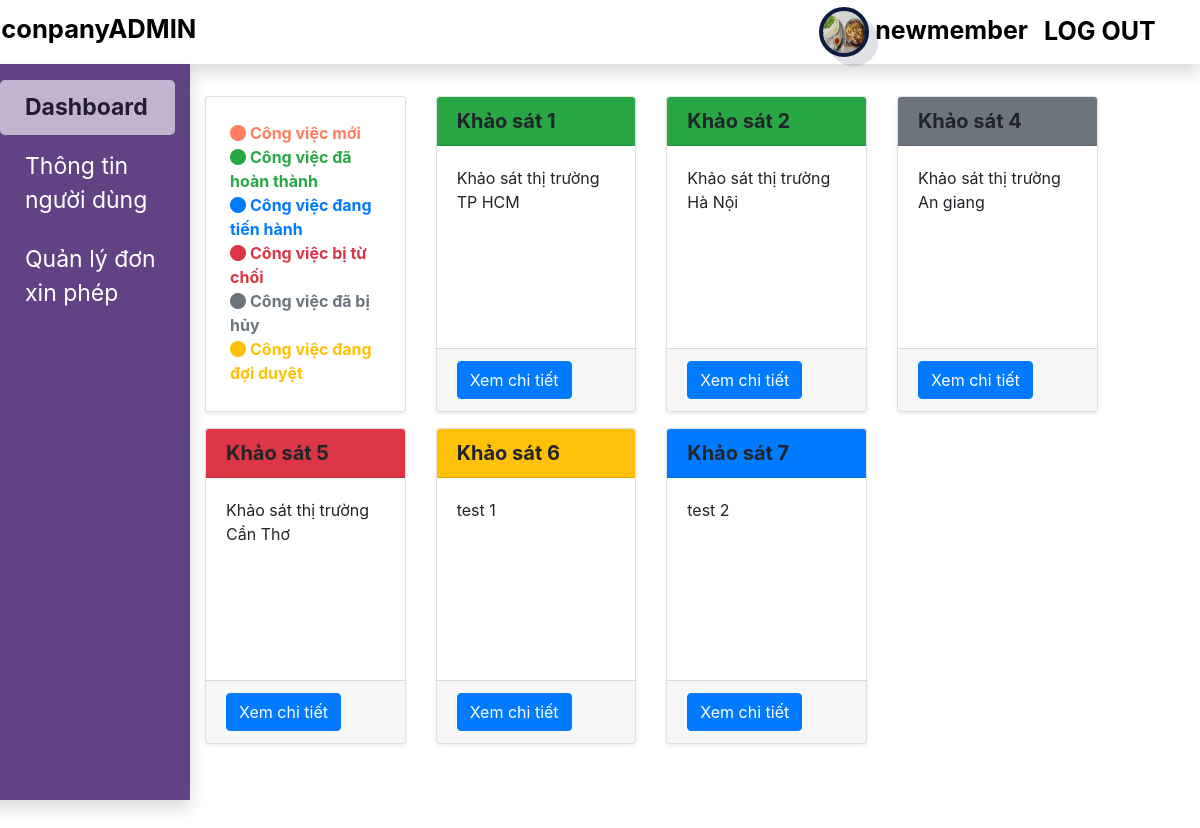
The page /?page=dashboard (signed in) on the database its author committed.
### tables this page shows
CREATE TABLE `task` (
  `id` int(11) NOT NULL,
  `name` varchar(255) NOT NULL,
  `user_id` int(11) NOT NULL,
  `status` varchar(50) NOT NULL,
  `description` mediumtext NOT NULL,
  `summary` varchar(1000) NOT NULL,
  `creation_time` datetime NOT NULL DEFAULT current_timestamp() ON UPDATE current_timestamp(),
  `end_time` datetime NOT NULL,
  `department_id` int(11) NOT NULL,
  `user_created` int(11) NOT NULL
);

### model/database.php (called while the page is built, shortened)
<?php
    class database {
        private $sql, $db, $sth;
        function database(){
            $this->db = new mysqli('localhost', 'root', '', 'company1');
        }
        function setSQL($sql_string){
            $this->sql = $sql_string;
        }
        function execute(){
            $this->sth = $this->db->prepare($this->sql);
            $this->sth->execute();
            $this->sth = $this->sth->get_result();
            return $this->sth->num_rows;
        }
        function loadAllRow(){
            return $this->sth->fetch_all(MYSQLI_ASSOC);
        }
    }
?>

### model/xl_nguoi_dung.php (called while the page is built, shortened)
<?php
    include_once('./model/database.php');
    class xl_nguoi_dung extends database{
        function hien_thi_thong_tin_user_theo_department_id ($department_id) {
            $string_sql = "SELECT * FROM `users` WHERE `department_id` = $department_id";
            $this->execute();
            $result = $this->loadAllRow();
            return $result;
        }
    }
?>

### model/xl_task.php (called while the page is built, shortened)
<?php
    include_once('./model/database.php');
    class xl_task extends database {
        function hien_thi_cong_viec_theo_user_id ($us_id) {
            $str_sql = "SELECT * FROM task WHERE user_id = $us_id";
            $this->execute();
            $result = $this->loadAllRow();
            return $result;
        }
    }
?>

### lib/function_support.php (the view, shortened to what this page needs)
<?php
    function encrypt($string){
        $number = 2;
        $new_string = $string;
        for($i = 0; $i < $number; $i++){
            $new_string = base64_encode($new_string);
        }
        return $new_string;
    }
            ?>
            <?php
    function in_task_dashboard ($status,$name,$summary,$id_task) {
        ?>
            <div class="col-sm-3 mt-3 " >
                <div class="card he-default shadow-sm">
                    <h5 class="card-header <?php
                        if ($status == "new") {
                            echo('bg-orange');
                        } else if ($status == "in progress") {
                            echo('bg-primary');
                        } else if ($status == "completed") {
                            echo('bg-success');
                        } else if ($status == "reject") {
                            echo('bg-danger');
                        } else if ($status == "waiting") {
                            echo('bg-warning');
                        } else {
                            echo('bg-secondary');
                        }
                    ?>">
                        <b><?php echo ($name) ?></b>
                    </h5>
                    <div class="card-body">
                        <p class="card-text">
                            <?php echo ($summary)?>
                        </p>
                    </div>
                    <div class="card-footer">
                        <a href=<?php echo("./?page=detail&id=" . encrypt($id_task))?> class="btn btn-primary">Xem chi tiết</a>
                    </div>
                </div>
            </div>
        <?php
    }
?>

### modules/hien_thi_task.php (shortened to what this page needs)
<?php
    $id = $_SESSION['thong_tin_user']->id;
    $department_id = $_SESSION['thong_tin_user']->department_id;
    $role = $_SESSION['thong_tin_user']->role;
    include_once('./model/xl_task.php');
    $xl_task = new xl_task();
    if ($_SESSION['thong_tin_user']->role == "employee") {
        $tasks = $xl_task->hien_thi_cong_viec_theo_user_id($id);
    } else {
        $tasks = $xl_task->hien_thi_toan_bo_cong_viec($id);
    }
    foreach($tasks as $arr) {
        if (count($arr) )
        if ($role != 'admin') {
            if ($arr['department_id'] == $department_id) {
                in_task_dashboard($arr['status'],$arr['name'],$arr['summary'],$arr['id']);
            }
        } else {
            in_task_dashboard($arr['status'],$arr['name'],$arr['summary'],$arr['id']);
        }
    }
?>

### style.css (style rules this page uses)
body, html { width: 100%; height: 100%; }
a { color: black; }
.he-default { height: 316px; }

### rows shown on the page
task: name "Khảo sát 1", summary "Khảo sát thị trường TP HCM"
task: name "Khảo sát 2", summary "Khảo sát thị trường Hà Nội"
task: name "Khảo sát 4", summary "Khảo sát thị trường An giang"
task: name "Khảo sát 5", summary "Khảo sát thị trường Cần Thơ"
task: name "Khảo sát 6", summary "test 1"
task: name "Khảo sát 7", summary "test 2"

### other values the page prints
$_SESSION['thong_tin_user']->fullName "newmember"
$element "Dashboard"
$element "Thông tin người dùng"
$element "Quản lý đơn xin phép"
